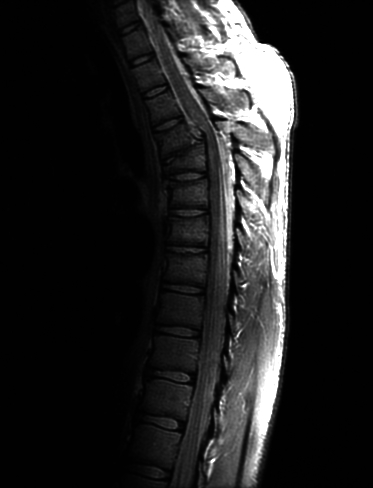
#> input picture Lab 2/img/Fig3.08(a).jpg, 373 x 488 px, found by its file name
$ python main.py
#> lines starting #> are read from the running program, lines starting #| are printed output that depends on the picture
### Lab 2/src/lab2_1.py
import cv2
import numpy as np
import sys

class lab2_1():
    def __init__(self):
        pass

    def log_transform(self, image_path, output_path, c=1.0):
#> called with image_path = './img/Fig3.08(a).jpg', output_path = './result/lab2_1_log(30).jpg', c = 30
        image = cv2.imread(image_path, cv2.IMREAD_GRAYSCALE)
#> image is the input picture: shape (488, 373); min 0, max 255, mean 32.6
        if image is None:
            print("Error: Could not read the image.")
            return

        image = np.float32(image)
        log_image = c * np.log(1 + image)  # Apply log transformation
        log_image = np.uint8(np.clip(log_image, 0, 255))  # Restrict the pixel in [0,255]

        cv2.imwrite(output_path, log_image)
        print(f"Log transformed image saved to {output_path}")

    def power_law_transform(self, image_path, output_path, c=1.0, gamma=1.0):
#> called with image_path = './img/Fig3.08(a).jpg', output_path = './result/lab2_1_power(15,0.5).jpg', c = 15, gamma = 0.5
        image = cv2.imread(image_path, cv2.IMREAD_GRAYSCALE)
        if image is None:
            print("Error: Could not read the image.")
            return

        image = np.float32(image)
        power_image = c * np.power(image, gamma)  # Apply power-law transformation
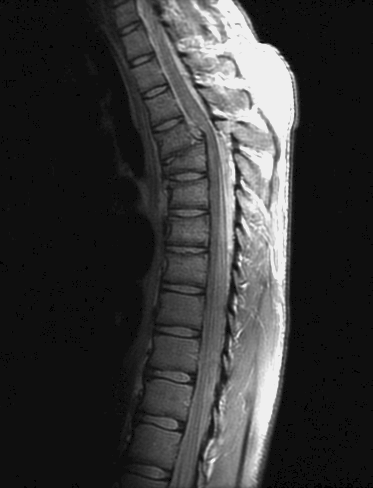
#> power_image: shape (488, 373) float32; min 0, max 239.5, mean 55.6
        power_image = np.uint8(np.clip(power_image, 0, 255))  # Restrict the pixel in [0,255]

        cv2.imwrite(output_path, power_image)
        print(f"Power-law transformed image saved to {output_path}")

# [22 lines that do not run on import are left out]

### Lab 2/src/lab2_2.py
import cv2
import numpy as np
import sys
import matplotlib.pyplot as plt


class lab2_2():
    def __init__(self):
        pass

    def compute_histogram(self, image):
        # Calculate the histogram
        histogram = np.zeros(256, dtype=int)
        for pixel in image.ravel():
            histogram[int(pixel)] += 1
        return histogram

    def compute_cdf(self, histogram):
        # Calculate Cumulative Distribution Function
        cdf = np.cumsum(histogram)
        cdf_normalized = cdf / cdf.max() # Nomorlation
        return cdf, cdf_normalized

    def apply_hist_eq(self, image):
        histogram = self.compute_histogram(image)
        cdf, cdf_normalized = self.compute_cdf(histogram)
        L = 256

        transform_function = (L - 1) * cdf_normalized
        # APPLY transform function
        image_eq = np.interp(image.flatten(), np.arange(0, L), cdf_normalized * (L - 1))
        image_eq = np.clip(image_eq, 0, 255).astype(np.uint8)
        return image_eq.reshape(image.shape), transform_function

    def plot_histogram(self, histogram, title='Histogram'):
        # Plot the histogram
        plt.figure(figsize=(10, 6))
        plt.bar(range(256), histogram, width=1, color='blue')
        plt.title(title)
        plt.xlabel('Pixel Intensity')
        plt.ylabel('Frequency')
        plt.grid(True)
        plt.show()

    def plot_transformation_function(self, transform_function):
        plt.figure(figsize=(10, 6))
        plt.plot(range(256), transform_function, color='black')
        plt.title('Histogram Equalization Transformation Function')
        plt.xlabel('Input Pixel Intensity (r)')
        plt.ylabel('Output Pixel Intensity (T(r))')
        plt.grid(True)
        plt.show()


    def save_image(self, image, output_path):
        # Save Images
        cv2.imwrite(output_path, image)
        print(f"Image saved to {output_path}")


    def process_image(self, image_path, output_path):
        # REad the image
#> called with image_path = './img/Fig3.08(a).jpg', output_path = './result/lab2_2_enhanced_img.jpg'
        image = cv2.imread(image_path, cv2.IMREAD_GRAYSCALE)
        if image is None:
            print("Error: Could not read the image.")
            return

        # Plot original histogram
        histogram = self.compute_histogram(image)
#> the loop in compute_histogram, `for pixel in image.ravel():` made 182024 passes
#> pixel on passes 3 to 5: 1, 0, 0
#> after the loop in compute_histogram, `for pixel in image.ravel():`: histogram = 256 values, max 102029 at index 1, min 1 at index 217, mean 711
        self.plot_histogram(histogram, 'Original Histogram')

        # Apply equalization
        equalized_image, transform_function = self.apply_hist_eq(image)
#> the loop in compute_histogram (call 2), `for pixel in image.ravel():` made 182024 passes
#> in compute_cdf, `cdf = np.cumsum(histogram)`: cdf = 256 values from 2230 to 182024
#> in compute_cdf, `cdf_normalized = cdf / cdf.max()`: cdf_normalized = 256 values from 0.0123 to 1
#> in apply_hist_eq, `cdf, cdf_normalized = self.compute_cdf(histogram)`: cdf = 256 values from 2230 to 182024; cdf_normalized = 256 values from 0.0123 to 1
#> in apply_hist_eq, `transform_function = (L - 1) * cdf_normalized`: transform_function = 256 values from 3.12 to 255
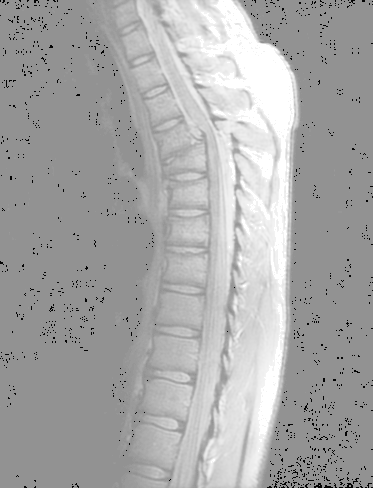
#> equalized_image: shape (488, 373); min 3, max 255, mean 167.8
#> transform_function = 256 values from 3.12 to 255

        # Plot transformation function
        self.plot_transformation_function(transform_function)
#> in plot_transformation_function, `plt.show()`:
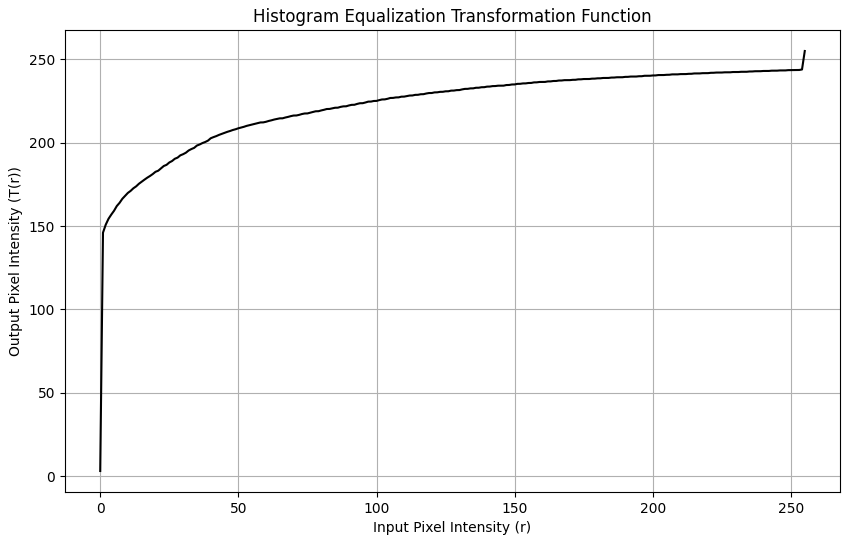
#> figure drawn by matplotlib, 1 panel; curve peaks at x = 255, y = 255


        # Plot equalized histogram
        equalized_histogram = self.compute_histogram(equalized_image)
#> equalized_histogram = 256 values, max 102029 at index 146, min 0 at index 0, mean 711
        self.plot_histogram(equalized_histogram, 'Equalized Histogram')

        # Save the equalized image
        self.save_image(equalized_image, output_path)

# [11 lines that do not run on import are left out]

### Lab 2/src/lab2_3.py
import cv2
import numpy as np
import sys
import imageio.v3 as cv2


class lab2_3:
    def __init__(self):
        pass

    def read_image(self, image_path):
        image = cv2.imread(image_path, mode='L')
        if image is None:
            print(f"Error: Could not read the image {image_path}")
            sys.exit(1)
        return np.float32(image)

    def save_image(self, image, output_path):
        image = self.scale_image(image)
        cv2.imwrite(output_path, np.uint8(image))
        print(f"Processed image saved to {output_path}")

    def scale_image(self, image):
        # Scaling
        min_val = np.min(image)
        max_val = np.max(image)

        if max_val == min_val:
            return np.zeros_like(image)

        scaled_image = (image - min_val) / (max_val - min_val) * 255
        return scaled_image

    def add_images(self, image1_path, image2_path, output_path):
        """ Addition """
#> called with image1_path = './img/Fig3.08(a).jpg', image2_path = './result/lab2_2_enhanced_img.jpg', output_path = './result/lab2_3_add_example.jpg'
        img1 = self.read_image(image1_path)
        img2 = self.read_image(image2_path)
        if img1.shape != img2.shape:
            raise ValueError("Error: The two images must have the same dimensions!")

        added_image = img1 + img2
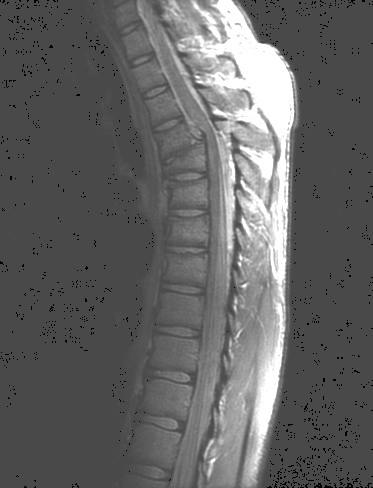
#> added_image: shape (488, 373) float32; min 0, max 510, mean 200.5; drawn with min black and max white
        self.save_image(added_image, output_path)
#> in scale_image, `min_val = np.min(image)`: min_val = 0
#> in scale_image, `max_val = np.max(image)`: max_val = 510

    # [37 lines left out: functions subtract_images, multiply_images, multiply_image_by_constant, divide_images, not called in this run]


# [29 lines that do not run on import are left out]

### Lab 2/src/lab3_1.py
import cv2
import numpy as np
import sys
import json

class lab3_1:
    def __init__(self, w1, w2, w3, w4, w5, w6, w7, w8, w9, scaling=False):
        """ 3x3 filter """
        self.kernel = np.array([[w1, w2, w3],
                                [w4, w5, w6],
                                [w7, w8, w9]], dtype=np.float32)
        self.scaling = scaling

    def apply_filter(self, image_path, output_path):
        image = cv2.imread(image_path, cv2.IMREAD_GRAYSCALE)
        if image is None:
            print("Error: Could not read the image.")
            return

        # Zero padding
        padded_image = np.pad(image, pad_width=1, mode='constant', constant_values=0)

        # Convolution
        filtered_image = np.zeros_like(image, dtype=np.float32)
        for i in range(image.shape[0]):
            for j in range(image.shape[1]):
                region = padded_image[i:i+3, j:j+3]
                filtered_image[i, j] = np.sum(region * self.kernel)

        # Scaling if required
        if self.scaling:
            filtered_image = filtered_image - filtered_image.min()  # Normalize to [0, max]
            filtered_image = (filtered_image / filtered_image.max()) * 255  # Scale to [0, 255]
            filtered_image = filtered_image.astype(np.uint8)

        # Clip values to ensure they are within [0, 255]
        filtered_image = np.uint8(np.clip(filtered_image, 0, 255))

        cv2.imwrite(output_path, filtered_image)
        print(f"Filtered image saved to {output_path}")

# [20 lines that do not run on import are left out]

### Lab 2/src/main.py
from lab2_1 import lab2_1
from lab2_2 import lab2_2
from lab2_3 import lab2_3
from lab3_1 import lab3_1
lf = [0.11, 0.11, 0.11,
       0.11, 0.11, 0.11,
       0.11, 0.11, 0.11]

hf1 = [-1, -1, -1,
       -1, 8, -1,
       -1, -1, -1]

hf2 = [-1, -1, -1,
       -1, 9, -1,
       -1, -1, -1]


if __name__ == "__main__":
    p1 = lab2_1()
    p2 = lab2_2()
    p3 = lab2_3()

    # 2-1
    p1.log_transform('./img/Fig3.08(a).jpg', './result/lab2_1_log(30).jpg', 30)
    p1.power_law_transform('./img/Fig3.08(a).jpg', './result/lab2_1_power(15,0.5).jpg', 15, 0.5)

    # 2-2
    p2.process_image('./img/Fig3.08(a).jpg', './result/lab2_2_enhanced_img.jpg')

    # 2-3
    p3.add_images('./img/Fig3.08(a).jpg', './result/lab2_2_enhanced_img.jpg', './result/lab2_3_add_example.jpg')

    # 3-1
    lowpass = lab3_1(*lf)
    highpass1 = lab3_1(*hf1, scaling=True)
    highpass2 = lab3_1(*hf2)

    lowpass.apply_filter('./img/Fig3.37(a).jpg','./result/lab3_1_blur.jpg')
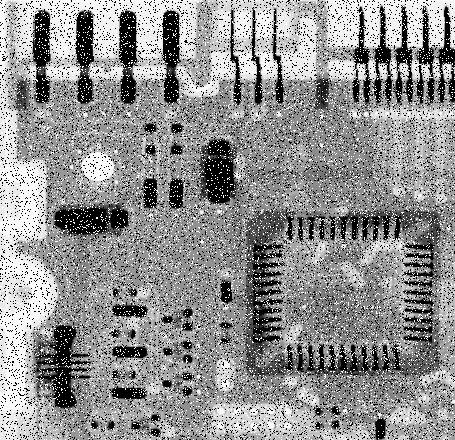
#> input picture Lab 2/img/Fig3.37(a).jpg, 455 x 440 px, found by its file name
#> in apply_filter, image is the input picture: shape (440, 455); min 0, max 255, mean 144.1
#> in apply_filter, `padded_image = np.pad(image, pad_width=1, mode='constant', constant_va..`:
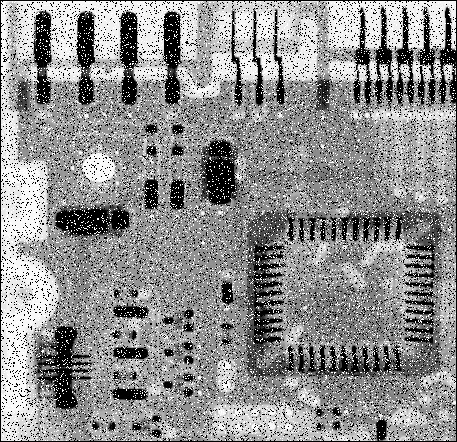
#> padded_image: shape (442, 457); min 0, max 255, mean 142.8
#> after the loop in apply_filter, `for i in range(image.shape[0]):`:
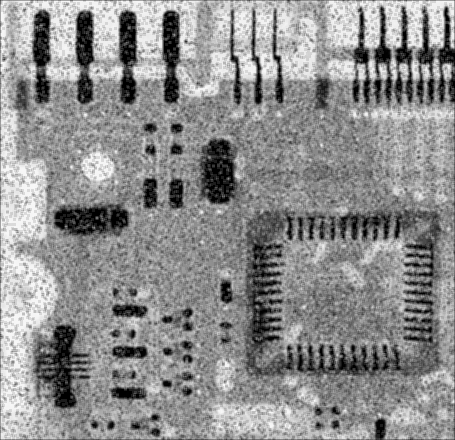
#> filtered_image: shape (440, 455) float32; min 0, max 250.7, mean 142.1
    highpass1.apply_filter('./img/Fig3.38(a)1.jpg','./result/lab3_1_sharpen1.jpg')
    highpass2.apply_filter('./img/Fig3.38(a)1.jpg','./result/lab3_1_sharpen2.jpg')
